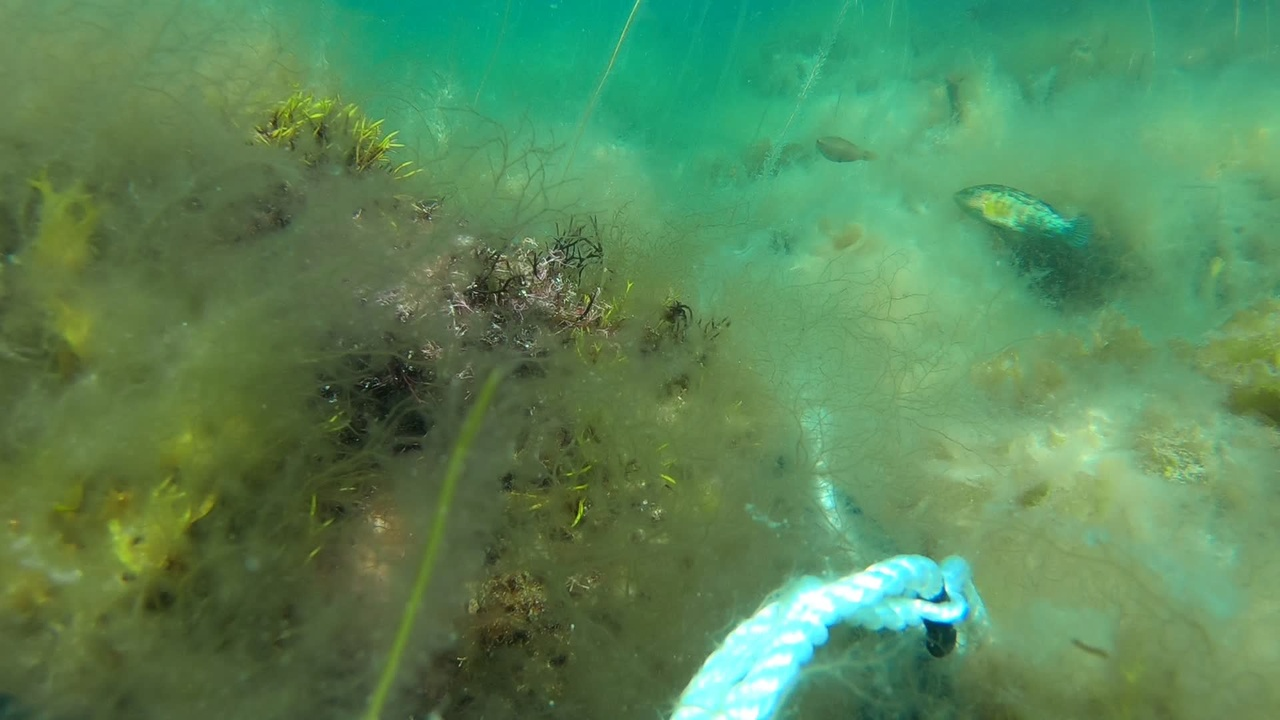
#> input picture data/fjord/images/test/1007.jpg, 1280 x 720 px; its folder holds only this picture in this run
$ python -i data.py   (imports and definitions only)
#> lines starting #> are read from the running program, lines starting #| are printed output that depends on the picture
#> further down, picture is the input picture: shape (720, 1280, 3); mean B, G, R 88.4, 135.1, 88.4
"""
data.py - Dataset de detección (formato YOLO) con aumento de datos y targets tipo CenterNet.

Cada imagen se coloca en un lienzo cuadrado de img_size x img_size (letterbox, sin deformar).
En entrenamiento se aplica: escala aleatoria, traslación, volteo horizontal y jitter HSV.
En val/test no hay aumento: solo letterbox centrado.

Para cada imagen se devuelven los "targets" que usa la pérdida:
  hm   (nc, H/4, W/4)  mapa de calor: gaussiana en el centro de cada objeto, en el canal de su clase
  ind  (MAX_OBJ,)      índice de la celda del centro (fila*ancho + columna)
  mask (MAX_OBJ,)      1 si la posición corresponde a un objeto real
  wh   (MAX_OBJ,2)     ancho y alto de la caja en celdas de la salida
  off  (MAX_OBJ,2)     desplazamiento subcelda del centro
y, para evaluar, las cajas originales (gt_boxes, en píxeles de la imagen) y cómo volver a ellas (meta).
"""
import random
from pathlib import Path

import cv2
import numpy as np
import torch
import yaml
from torch.utils.data import Dataset

STRIDE = 4      # la salida de la red es 4 veces más pequeña que la entrada
MAX_OBJ = 64    # el máximo real en el dataset es 27 cajas por imagen


from detkit.paths import resolve_dataset_cfg


def load_data_cfg(yaml_path):
    root, names, _ = resolve_dataset_cfg(yaml_path)
    return root, names


def augment_hsv(img, hgain=0.015, sgain=0.6, vgain=0.4):
    """Cambia tono, saturación y brillo al azar (útil: el color del agua varía mucho)."""
#> called with hgain = 0.015, sgain = 0.6, vgain = 0.4
    r = np.random.uniform(-1, 1, 3) * [hgain, sgain, vgain] + 1
    h, s, v = cv2.split(cv2.cvtColor(img, cv2.COLOR_BGR2HSV))
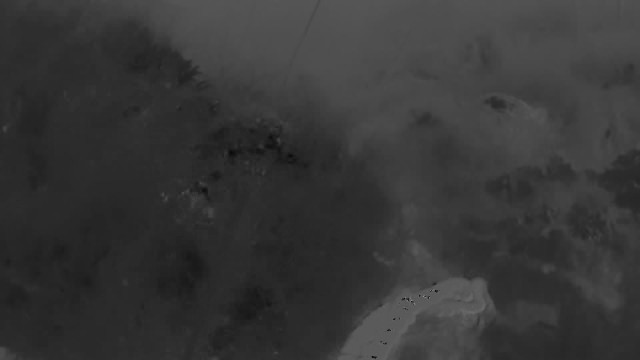
#> h: shape (720, 1280) (shown at 1/2 size); min 0, max 173, mean 54.9
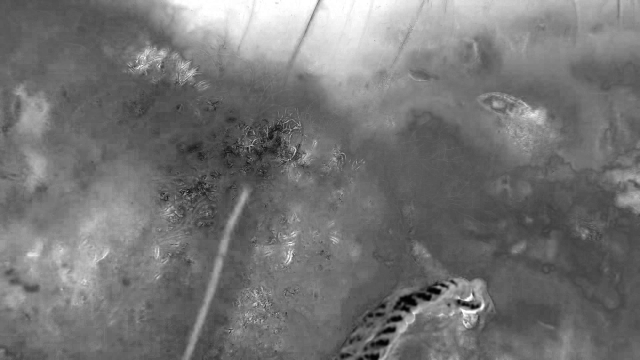
#> s: shape (720, 1280) (shown at 1/2 size); min 0, max 255, mean 116.1
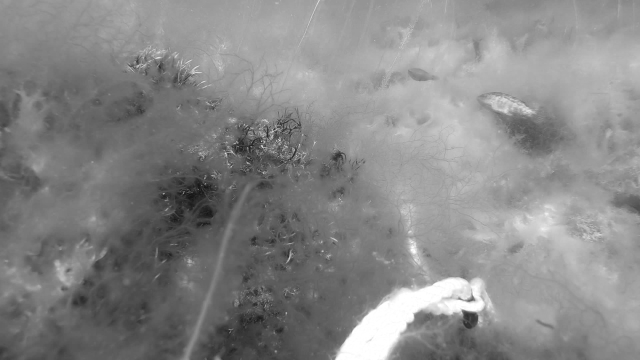
#> v: shape (720, 1280) (shown at 1/2 size); min 12, max 255, mean 135.2
    x = np.arange(256, dtype=r.dtype)
    lut_h = ((x * r[0]) % 180).astype(np.uint8)
    lut_s = np.clip(x * r[1], 0, 255).astype(np.uint8)
    lut_v = np.clip(x * r[2], 0, 255).astype(np.uint8)
    hsv = cv2.merge((cv2.LUT(h, lut_h), cv2.LUT(s, lut_s), cv2.LUT(v, lut_v)))
#> hsv: shape (720, 1280, 3); mean H, S, V 54.9, 144, 145.5
    return cv2.cvtColor(hsv, cv2.COLOR_HSV2BGR)
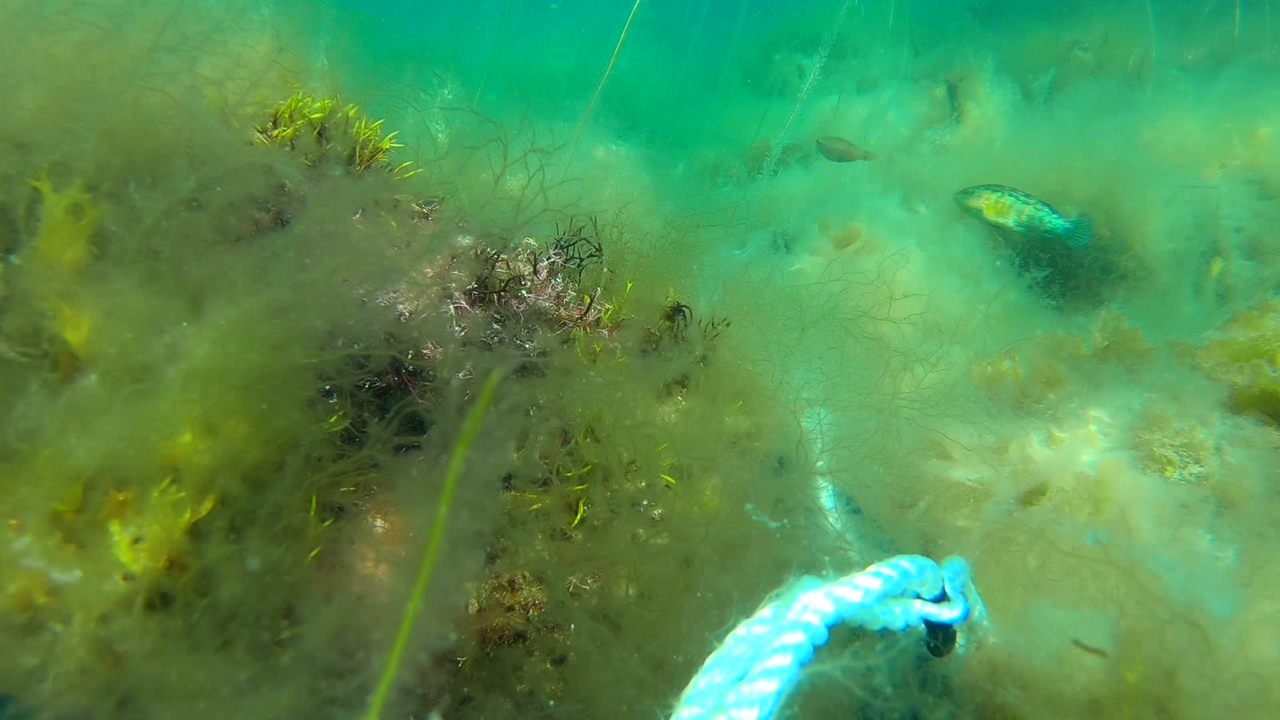
#> returned value: shape (720, 1280, 3); mean B, G, R 82, 145.4, 83


# [32 lines left out: functions place, build_targets, not called in this run]


class FjordDataset(Dataset):
    # [8 lines left out: function __init__, not called in this run]

    def __len__(self):
        return len(self.files)

    # [57 lines left out: functions read_labels, __getitem__, collate, not called in this run]

>>> import cv2
>>> picture = cv2.imread('../../data/fjord/images/test/1007.jpg')
>>> result = augment_hsv(picture)

$ run again, on data/fjord/images/test/1070.jpg
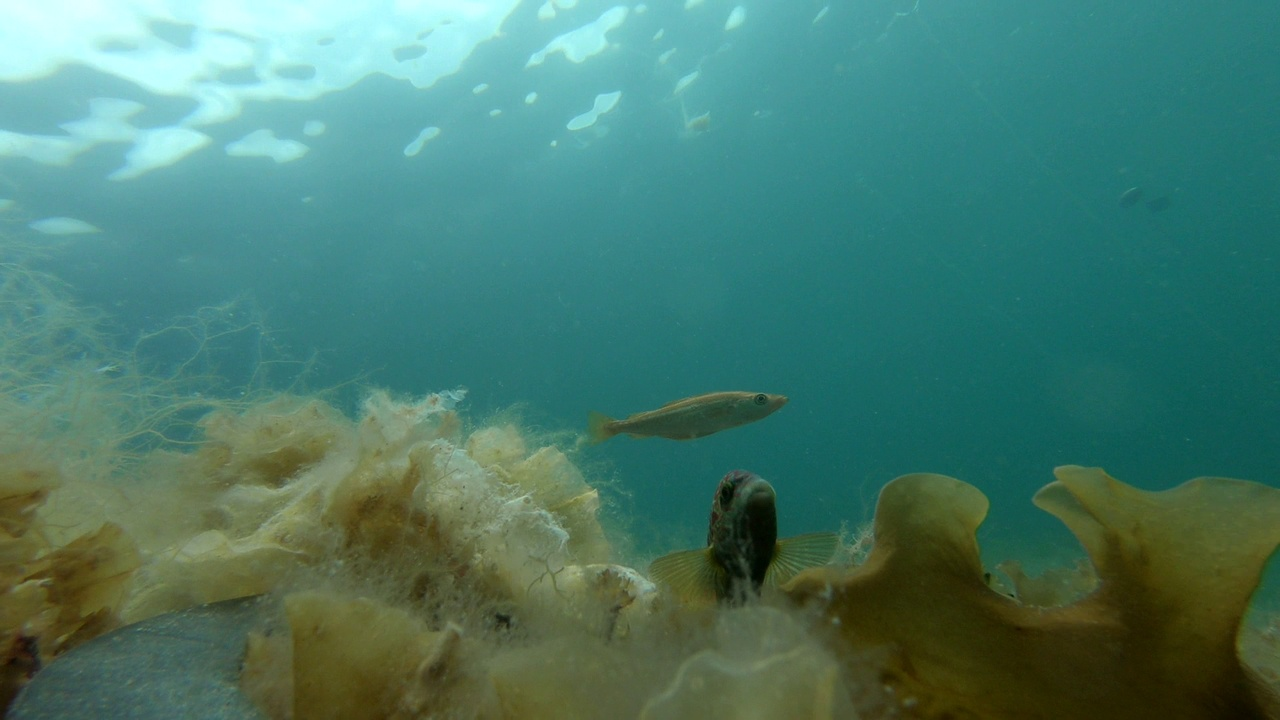
#> input picture data/fjord/images/test/1070.jpg, 1280 x 720 px
#> picture is the input picture: shape (720, 1280, 3); mean B, G, R 108.9, 123, 71.3
#> in augment_hsv, `h, s, v = cv2.split(cv2.cvtColor(img, cv2.COLOR_BGR2HSV))`:
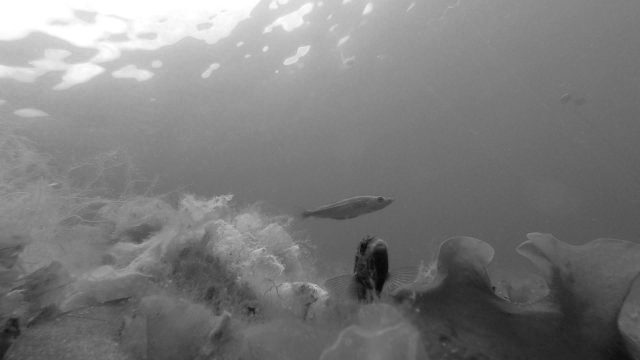
#> v: shape (720, 1280) (shown at 1/2 size); min 5, max 255, mean 124.2
#> hsv: shape (720, 1280, 3); mean H, S, V 71.8, 173.1, 133.3
#> in augment_hsv, `return cv2.cvtColor(hsv, cv2.COLOR_HSV2BGR)`:
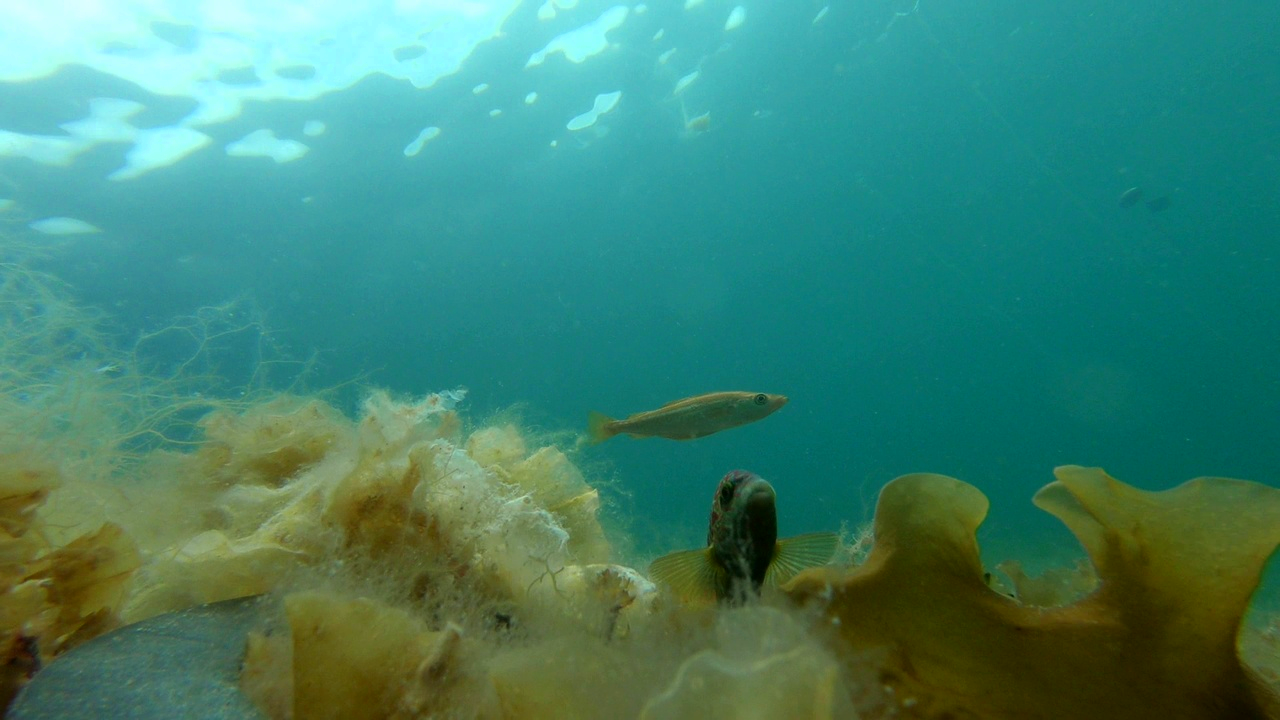
#> returned value: shape (720, 1280, 3); mean B, G, R 112.8, 131.6, 61.6

$ run again, on data/fjord/images/test/1075.jpg
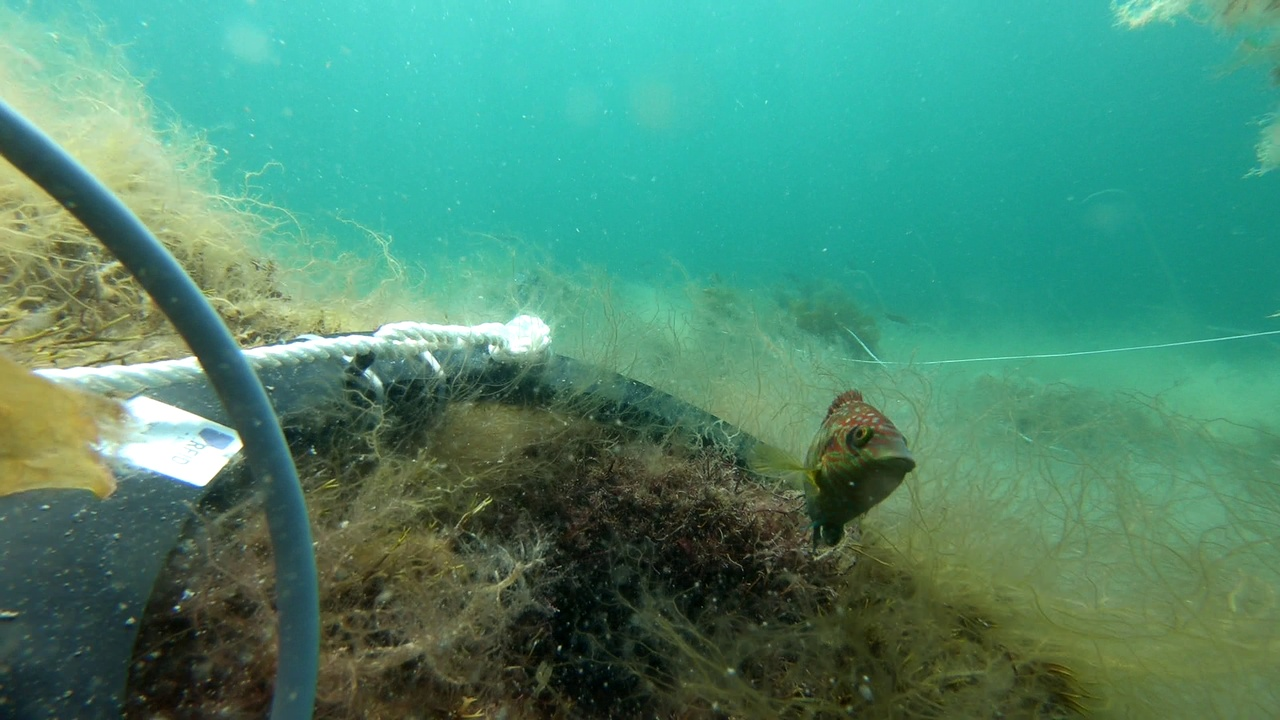
#> input picture data/fjord/images/test/1075.jpg, 1280 x 720 px
#> picture is the input picture: shape (720, 1280, 3); mean B, G, R 113.4, 138.1, 74.1
#> in augment_hsv, `h, s, v = cv2.split(cv2.cvtColor(img, cv2.COLOR_BGR2HSV))`:
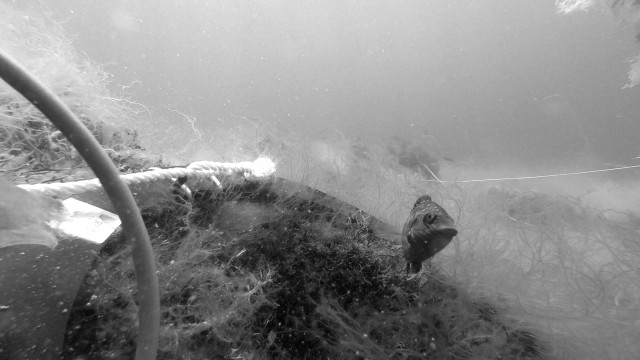
#> v: shape (720, 1280) (shown at 1/2 size); min 1, max 255, mean 138.7
#> hsv: shape (720, 1280, 3); mean H, S, V 66.4, 162.6, 149.4
#> in augment_hsv, `return cv2.cvtColor(hsv, cv2.COLOR_HSV2BGR)`:
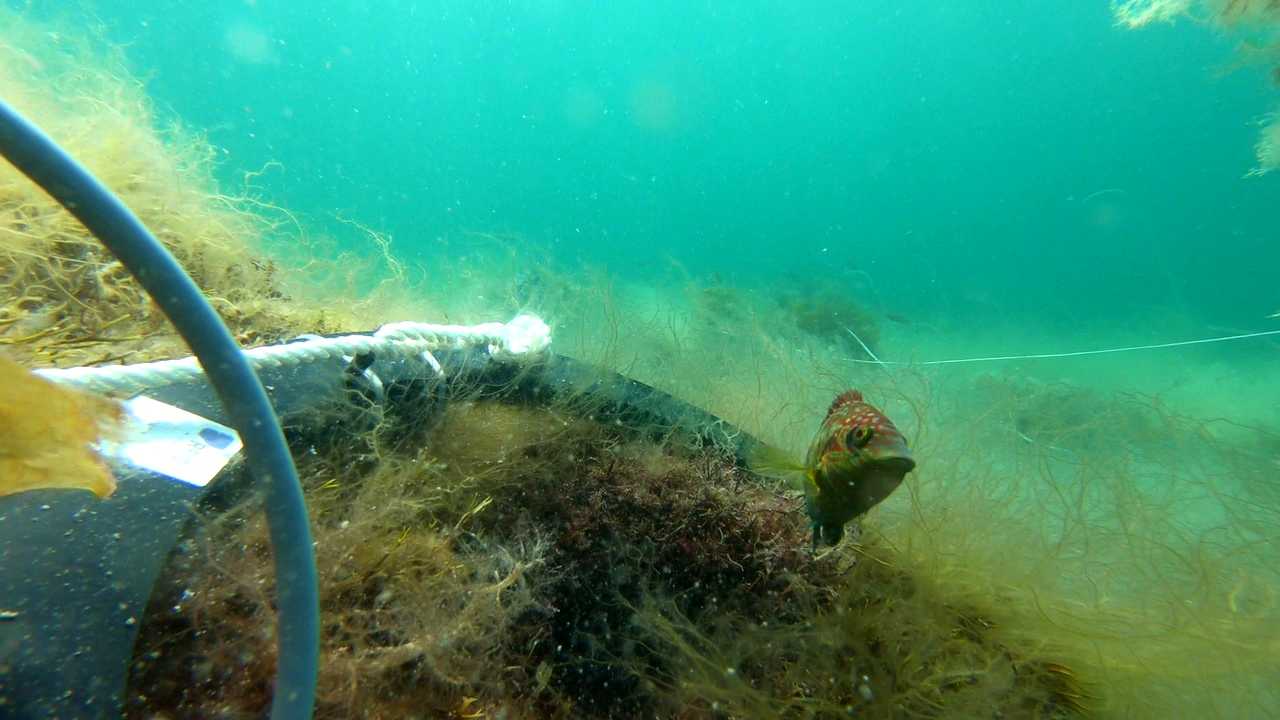
#> returned value: shape (720, 1280, 3); mean B, G, R 114.8, 148.5, 61.9
